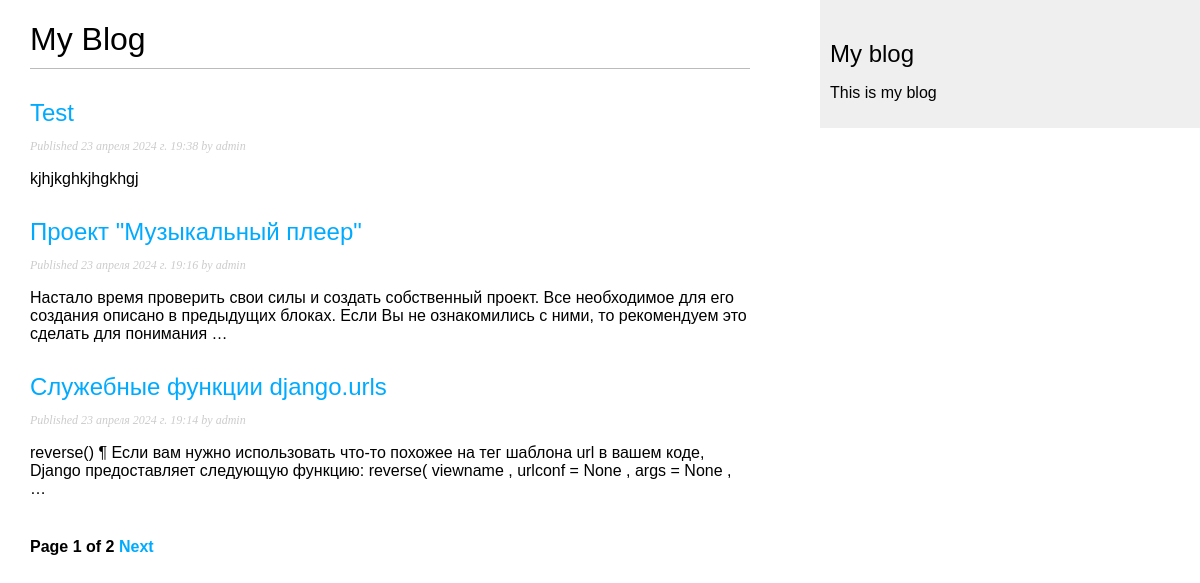
Screenshot of /blog/ with the database file from the repository.
### blog/models.py (models this page shows, shortened)
class Post(models.Model):
    class Status(models.TextChoices):
        DRAFT = 'DF', 'Черновик'
        PUBLISHED = 'PB', 'Опубликовано'
    title = models.CharField(max_length=250, verbose_name='Название')
    slug = models.SlugField(max_length=250, verbose_name='URL-блога', unique_for_date='publish')
    author = models.ForeignKey(User, on_delete=models.CASCADE, related_name='blog_posts', verbose_name='Автор')
    body = models.TextField(verbose_name='Содержимое')
    publish = models.DateTimeField(default=timezone.now, verbose_name='Дата публикации')
    created = models.DateTimeField(auto_now_add=True, verbose_name='Дата создания')
    updated = models.DateTimeField(auto_now=True, verbose_name='Дата изменения')
    status = models.CharField(max_length=2, choices=Status.choices, default=Status.DRAFT, verbose_name='Статус')
    objects = models.Manager()
    published = PublishedManager()
    class Meta:
        ordering = ['-publish']
        verbose_name_plural = 'Посты'
        verbose_name = 'Пост'
        indexes = [models.Index(fields=['-publish'])]
    def  get_absolute_url(self):
        return reverse('blog:post_detail',
                       args=[self.publish.year,
                             self.publish.month,
                             self.publish.day,
                             self.slug])

### blog/views.py (the view)
# urls.py: path('', views.PostListView.as_view(), name='post_list'),
class PostListView(ListView):
    queryset = Post.published.all()
    context_object_name = 'posts'
    paginate_by = 3
    template_name = 'blog/list.html'

### blog/templates/blog/list.html (shortened to what this page needs)
{% extends 'layout/basic.html' %}
{% block content %}
    <h1>My Blog</h1>
    {% for post in posts %}
        <h2>
            <a href="{{post.get_absolute_url}}">{{ post.title }}</a>
        </h2>
        <p class="date">Published {{ post.publish }} by {{ post.author }}</p>
        {{ post.body|truncatewords:30|linebreaks }}
    {% endfor %}
    {% include "layout/paginator.html" with page=page_obj %}
{% endblock %}

### blog/static/blog/blog.css (style rules this page uses)
body { margin:0; padding:0; font-family:helvetica, sans-serif; }
a { color:#00abff; text-decoration:none; }
h1 { font-weight:normal; border-bottom:1px solid #bbb; padding:0 0 10px 0; }
h2 { font-weight:normal; margin:30px 0 0; }
p.date { color:#ccc; font-family: georgia, serif; font-size: 12px; font-style: italic; }

### rows the page displays
Post: title "Test", publish "23 апреля 2024 г. 19:38", author "admin", body "kjhjkghkjhgkhgj"
Post: title "Проект \"Музыкальный плеер\"", publish "23 апреля 2024 г. 19:16", author "admin", body "Настало время проверить свои силы и создать собственный проект. Все необходимое для его создания описано в предыдущих блоках. Если Вы не ознакомились с ними, то рекомендуем это сделать для понимания …"
Post: title "Служебные функции django.urls", publish "23 апреля 2024 г. 19:14", author "admin", body "reverse() ¶ Если вам нужно использовать что-то похожее на тег шаблона url в вашем коде, Django предоставляет следующую функцию: reverse( viewname , urlconf = None , args = None , …"

### other values shown
{{ page.number }} "1"
{{ page.paginator.num_pages }} "2"
